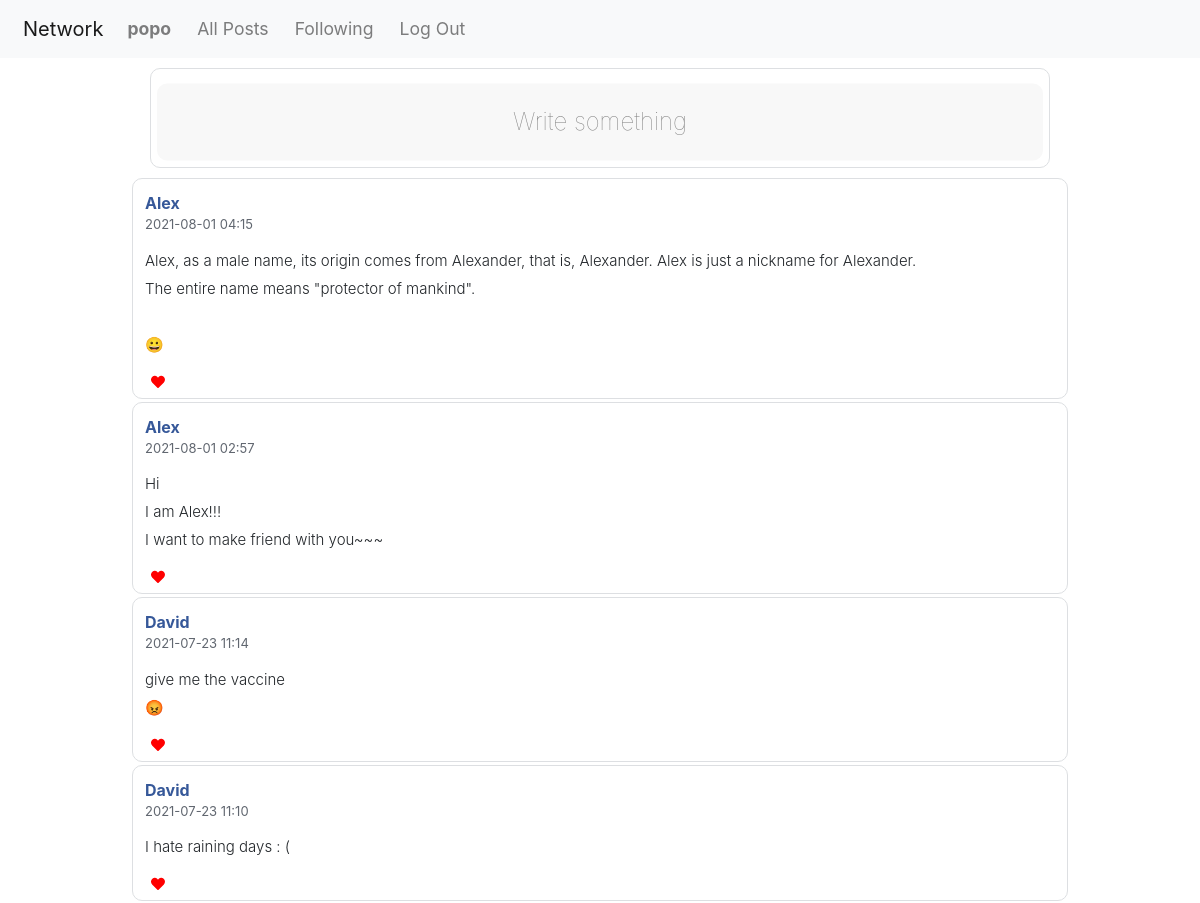
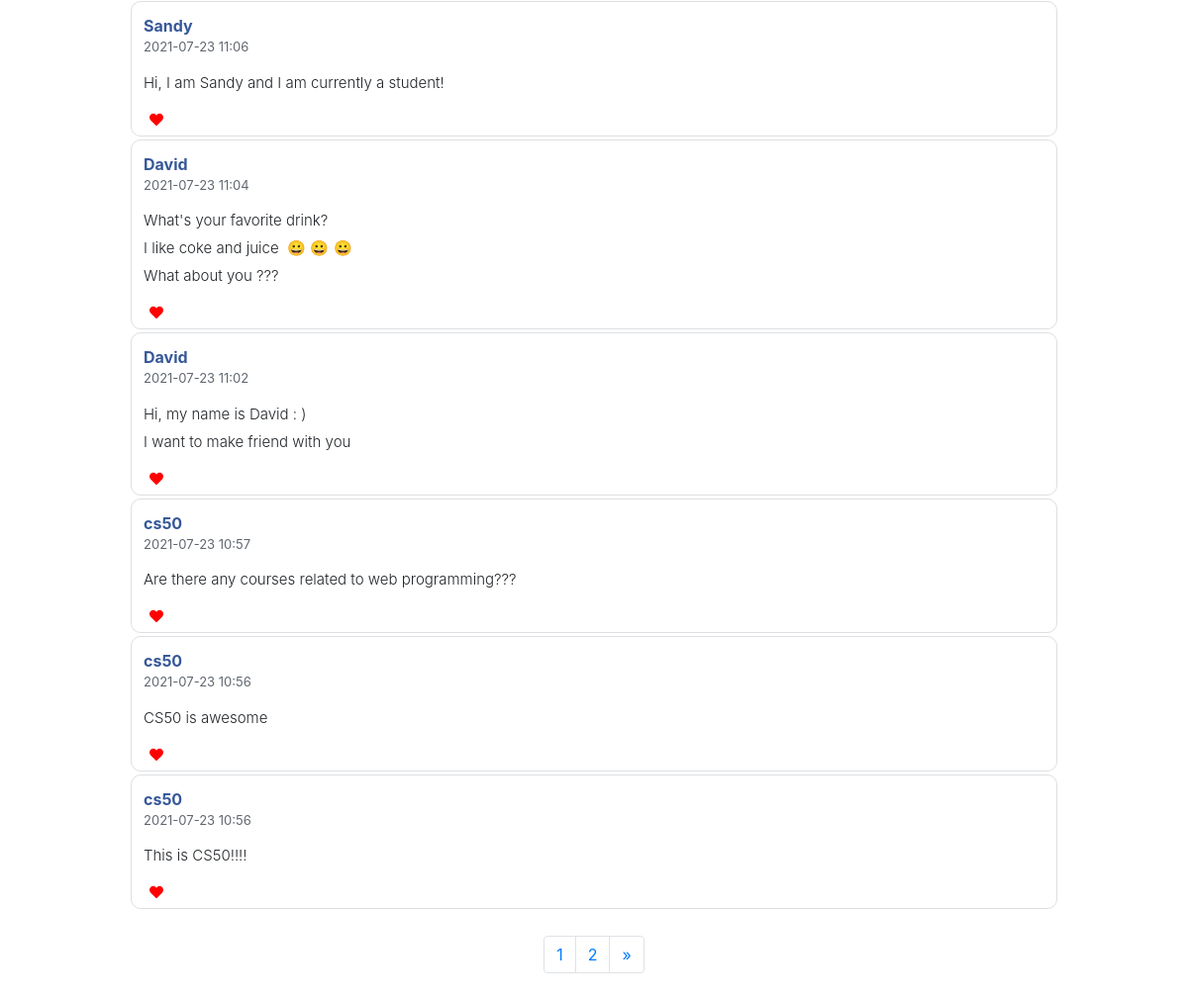
The page / (signed in) on the database its author committed (2 pictures, top to bottom).
### network/models.py (models this page shows, shortened)
class User(AbstractUser):
    followers = models.ManyToManyField('self',blank=True,related_name='user_followers',symmetrical=False)
    following = models.ManyToManyField('self',blank=True,related_name='user_following',symmetrical=False)

class Post(models.Model):
    content = models.TextField(blank=False)
    author  = models.ForeignKey(
        User,
        related_name='post',
        on_delete=models.CASCADE
    )
    created = models.DateTimeField(auto_now_add=True)
    users_like = models.ManyToManyField(
        User,
        related_name='post_like',
        blank=True
    )

### network/views.py (the view)
# urls.py: path("", views.index, name="index"),
def index(request):
    article= Post.objects.all().order_by('-created')
    paginator = Paginator(article, 10)
    page_number = request.GET.get('page')
    try:
        article = paginator.page(page_number)
    except PageNotAnInteger:
        article = paginator.page(1)
    except (EmptyPage, InvalidPage):
        article = paginator.page(paginator.num_pages)
    return render(request, "network/index.html",{"articles":article,"show_add_post":True,"profile":False})

### network/templates/network/index.html (shortened to what this page needs)
{% extends "network/layout.html" %}
{% load static %}
{% block body %}
{% if show_add_post %}
<button     data-toggle="modal" data-target="#exampleModal"  id="post_article">
  <p style="background-color:#F8F8F8;height:80% ;border-radius: 10px;transform: translateY(15%);padding-top:20px;font-size:1.5rem;font-weight: lighter;color:#808080;">Write something</p>
</button>
{% endif %}
 <div class="container-fluid" style="margin-top: 10px;">
{% for item in articles %}
 <div id="app"  >
  <div class="header">
    <div class="left-info">
      <div class="name-info">
         <div class="name">
          <a href="{% url 'home' item.author.username %}">{{item.author.username}}</a>
        </div>
        <div class="time">
          {{item.created|date:"Y-m-d H:i"}}
        </div>
      </div>
    </div>
 </div>
 <div class="content"  id ="article-{{item.id}}">{{item.content}}</div>
 <div class="feedback-action">
  <button data-id={{item.id}} id ="like" style="border:none; background-color: transparent;cursor:pointer;
    overflow: hidden;
    outline:none;"><i class="fas fa-heart"  style="color:red;"></i></button>&nbsp;<span id="count-{{item.id}}" class="text-nowrap"></span>
 </div>
  </div>
 {% endfor %}
</div>
<br>
<div class="pull-right" >
                <nav aria-label="Page navigation example">
                    <ul class="pagination">
                        {% for page_num in articles.paginator.page_range %}
                            {% if page_num == articles.number %}
                                <li class="page-item">
                                    <a href="#" class="page-link">
                                        {{ page_num }}
                                    </a>
                                </li>
                            {% else %}
                                <li class="page-item">
                                    <a href="?page={{ page_num }}" class="page-link">{{ page_num }}
                                    </a>
                                </li>
                            {% endif %}
                        {% endfor %}
                        {% if  articles.has_next %}
                        <li class="page-item">
                            <a href="?page={{ articles.next_page_number }}" aria-label="last" class="page-link">
                                <span aria-hidden="true">&raquo;</span>
                            </a>
                        </li>
                        {% endif %}
                    </ul>
                </nav>
</div>
{% endblock %}

### network/templates/network/layout.html (shortened to what this page needs)
{% load static %}
<!DOCTYPE html>
<html lang="en">
    <head>
        <link rel="stylesheet" href="https://maxcdn.bootstrapcdn.com/bootstrap/4.5.2/css/bootstrap.min.css">
        <link href="{% static 'network/styles.css' %}" rel="stylesheet">
    </head>
    <body>
        <nav class="navbar navbar-expand-md navbar-light bg-light">
        <div class="container-fluid">
              <a class="navbar-brand" href="#">Network</a>
            <div class="collapse navbar-collapse" id="navbarNav">
              <ul class="nav navbar-nav mr-auto">
                {% if user.is_authenticated %}
                    <li class="nav-item">
                        <a class="nav-link" href="{% url 'home' user.username %}"><strong>{{ user.username }}</strong></a>
                    </li>
                {% endif %}
                <li class="nav-item" >
                  <a class="nav-link" href="{% url 'index' %}"  id="index">All Posts</a>
                </li>
                {% if user.is_authenticated %}
                    <li class="nav-item">
                        <a class="nav-link" href="{% url 'following' %}">Following</a>
                    </li>
                    <li class="nav-item">
                        <a class="nav-link" href="{% url 'logout' %}">Log Out</a>
                    </li>
                {% endif %}
              </ul>
              </div>
              </div>
          </nav>
        <div class="body" >
            {% block body %}
            {% endblock %}
        </div>
    </body>
</html>

### network/static/network/styles.css (style rules this page uses)
html, body { height: 100%; width: 100%; }
#post_article { margin: 0 auto; background: white; border: 1px solid #dddfe2; border-radius: 10px; width:75%; height:100px; display: block; outline: none; }
.pull-right { width:auto; height:auto; margin: 0 auto; display:flex; justify-content: center; padding-bottom:50px; }
.navbar { padding: .5rem; margin-bottom:10px; }
.navbar-nav li { padding-right: 10px; }
.nav-link { font-size: 1.1em !important; }
#app { margin: 0px auto 3px; height: auto; max-height :300px; width: 80%; overflow-y:auto; background: white; border: 1px solid #dddfe2; border-radius: 10px; }
#app .header { display: flex; justify-content: space-between; padding: 12px 12px 0; }
#app .header .left-info .name-info .name { display: inline-block; font-weight: bolder; cursor: pointer; }
#app .header .left-info .name-info .name a { text-decoration: none; color: #365899; }
#app .header .left-info .name-info .time { color: #616770; font-size: 13px; }
#app .feedback-action { text-align: left; font-weight: 600; font-size: 14px; height: 32px; margin: 0 12px; min-height: 32px; padding: 4px 0; }
#app .content { white-space: pre-wrap; font-size: 15px; font-weight: 300; letter-spacing: 0; line-height: 28px; margin: 0 0 7px 0; padding: 12px 12px 0; }

### rows shown on the page
User: username "popo"
Post: author.username "Alex", created "2021-08-01 04:15", content "Alex, as a male name, its origin comes from Alexander, that is, Alexander. Alex is just a nickname for Alexander. The entire name means \"protector of mankind\". 😀"
Post: author.username "Alex", created "2021-08-01 02:57", content "Hi I am Alex!!! I want to make friend with you~~~"
Post: author.username "David", created "2021-07-23 11:14", content "give me the vaccine 😡"
Post: author.username "David", created "2021-07-23 11:10", content "I hate raining days : ("
Post: author.username "Sandy", created "2021-07-23 11:06", content "Hi, I am Sandy and I am currently a student!"
Post: author.username "David", created "2021-07-23 11:04", content "What's your favorite drink? I like coke and juice 😀 😀 😀 What about you ???"
Post: author.username "David", created "2021-07-23 11:02", content "Hi, my name is David : ) I want to make friend with you"
Post: author.username "cs50", created "2021-07-23 10:57", content "Are there any courses related to web programming???"
Post: author.username "cs50", created "2021-07-23 10:56", content "CS50 is awesome"
Post: author.username "cs50", created "2021-07-23 10:56", content "This is CS50!!!!"

### other values the page prints
{{ page_num }} "1"
{{ page_num }} "2"
